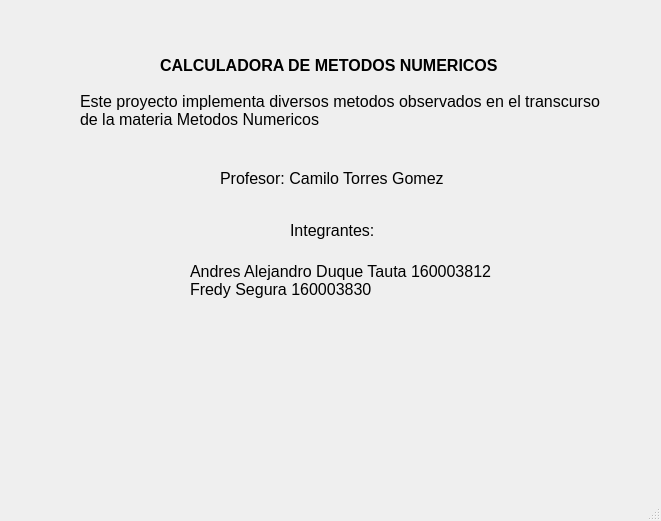
<?xml version="1.0" encoding="UTF-8"?>
<ui version="4.0">
 <class>AboutUS</class>
 <widget class="QMainWindow" name="AboutUS">
  <property name="geometry">
   <rect>
    <x>0</x>
    <y>0</y>
    <width>661</width>
    <height>521</height>
   </rect>
  </property>
  <property name="windowTitle">
   <string>MainWindow</string>
  </property>
  <widget class="QWidget" name="centralwidget">
   <widget class="QLabel" name="label_4">
    <property name="geometry">
     <rect>
      <x>190</x>
      <y>260</y>
      <width>321</width>
      <height>41</height>
     </rect>
    </property>
    <property name="font">
     <font>
      <pointsize>12</pointsize>
     </font>
    </property>
    <property name="text">
     <string>Andres Alejandro Duque Tauta 160003812
Fredy Segura 160003830</string>
    </property>
   </widget>
   <widget class="QLabel" name="label_3">
    <property name="geometry">
     <rect>
      <x>290</x>
      <y>220</y>
      <width>91</width>
      <height>20</height>
     </rect>
    </property>
    <property name="font">
     <font>
      <pointsize>12</pointsize>
     </font>
    </property>
    <property name="text">
     <string>Integrantes:</string>
    </property>
   </widget>
   <widget class="QLabel" name="label_0">
    <property name="geometry">
     <rect>
      <x>160</x>
      <y>30</y>
      <width>341</width>
      <height>71</height>
     </rect>
    </property>
    <property name="font">
     <font>
      <pointsize>12</pointsize>
      <weight>75</weight>
      <bold>true</bold>
     </font>
    </property>
    <property name="text">
     <string>CALCULADORA DE METODOS NUMERICOS</string>
    </property>
   </widget>
   <widget class="QLabel" name="label_2">
    <property name="geometry">
     <rect>
      <x>220</x>
      <y>170</y>
      <width>231</width>
      <height>16</height>
     </rect>
    </property>
    <property name="font">
     <font>
      <pointsize>12</pointsize>
     </font>
    </property>
    <property name="text">
     <string>Profesor: Camilo Torres Gomez</string>
    </property>
   </widget>
   <widget class="QLabel" name="label_1">
    <property name="geometry">
     <rect>
      <x>80</x>
      <y>90</y>
      <width>551</width>
      <height>41</height>
     </rect>
    </property>
    <property name="font">
     <font>
      <pointsize>12</pointsize>
     </font>
    </property>
    <property name="text">
     <string>Este proyecto implementa diversos metodos observados en el transcurso 
de la materia Metodos Numericos</string>
    </property>
   </widget>
  </widget>
  <widget class="QStatusBar" name="statusbar"/>
 </widget>
 <resources/>
 <connections/>
</ui>
